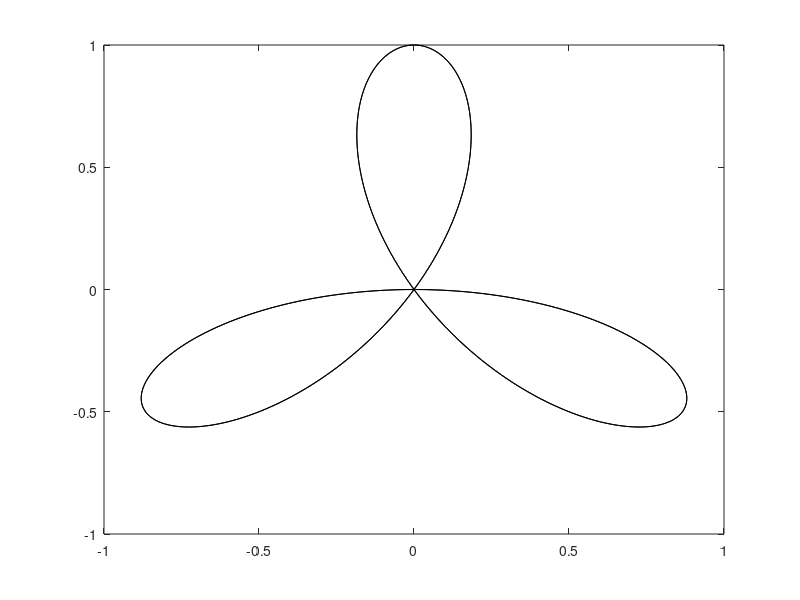
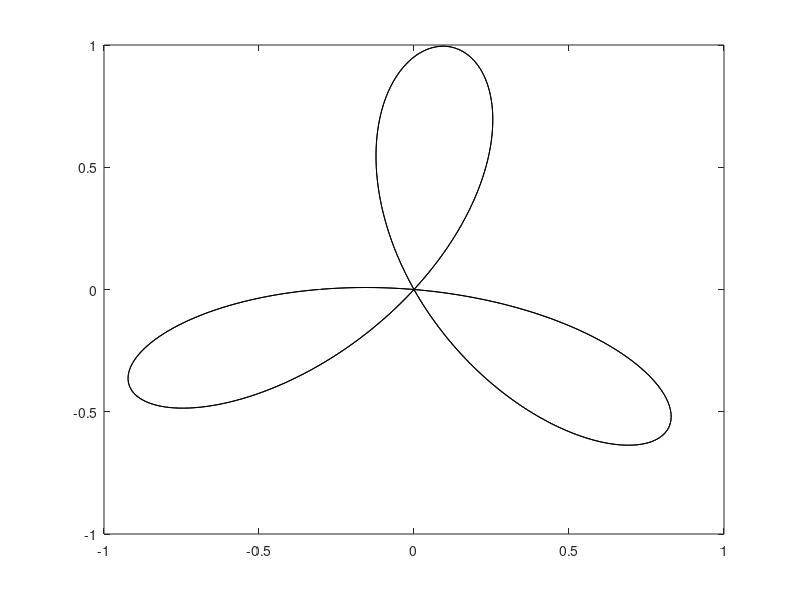
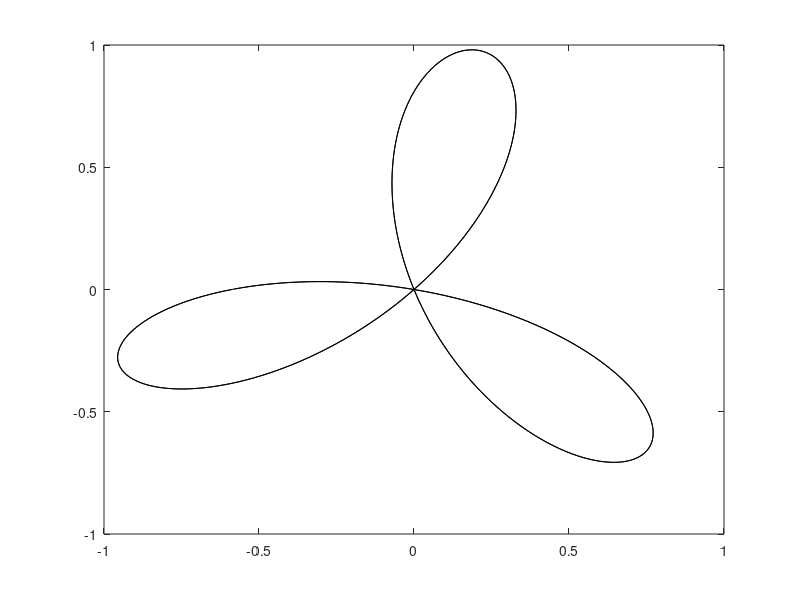
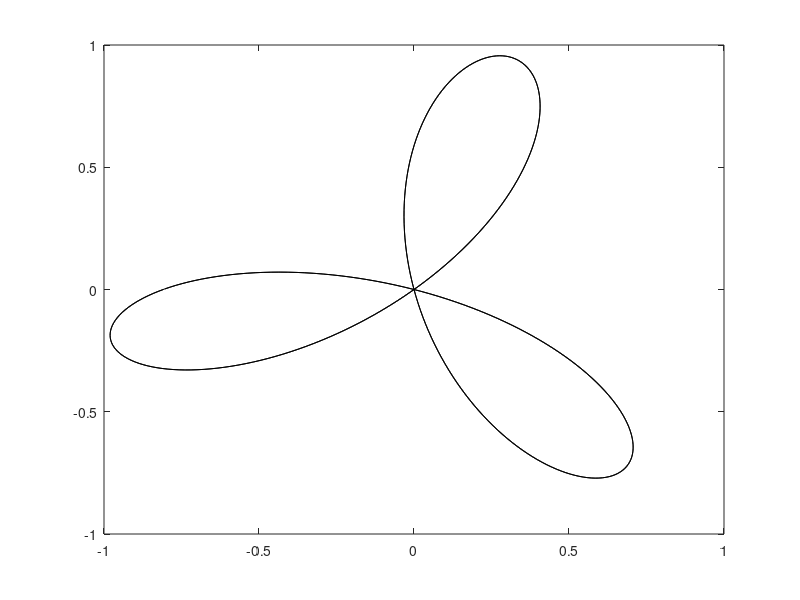

The MATLAB source for these figures, in order: (Note: this script raises an error after producing the figures.)
close all;
clear;

propeller = 3;
%Resolution:
Xr = 320;
Yr = 240;
%Frames:
F_N = 60;
%VeScans_per_frame:
VS = 6;

for i = 1 :(F_N)
    m = i - 31;
    theta = 0:0.01:2*pi;
    rho = sin(propeller*theta + m*pi/10);
    
    [x,y] = pol2cart(theta, rho);
    f = figure('visible', 'off', 'Position', [0 0 Xr Yr]);
    plot(x,y,'k')
    xlim([-1 1])
    ylim([-1 1])
    
    F(i) = getframe;
end

A = F;
size_v = size(A(1).cdata(:,1,1));
line_h = size_v(1)/VS;
for i = 1 : F_N*VS
    for vl = 1:VS
        line_begin =  round(1 + line_h * (vl-1));
        line_end =  round(line_h * vl);
        A(i).cdata(line_begin:line_end,:,:) = F(1+mod(i*vl, F_N)).cdata(line_begin:line_end,:,:);
    end
end

%implay(A)
%implay(F)
movie2gif(F, 'F.gif', 'LoopCount', Inf, 'DelayTime', 1/F_N)
movie2gif(A, 'A.gif', 'LoopCount', Inf, 'DelayTime', VS/F_N)